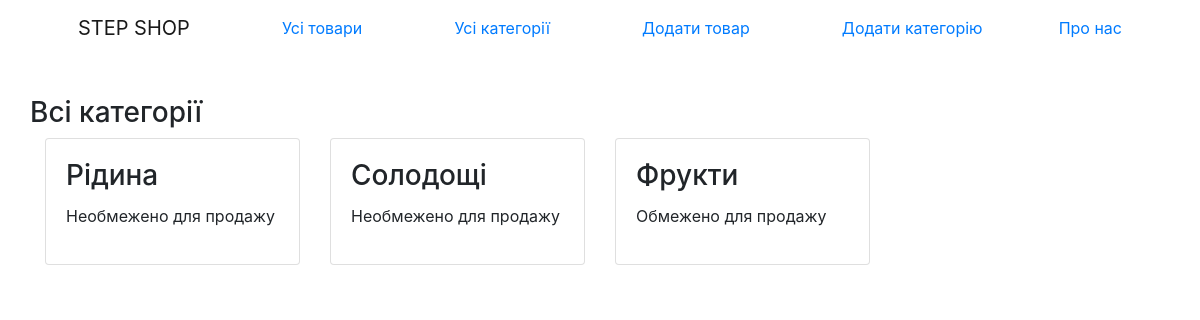
Page /categories/ on the committed database.
### shop/models.py (models this page shows, shortened)
class Category(models.Model):
    name = models.CharField(max_length=255)
    have_limit = models.BooleanField(default=False)

### shop/views.py (the view)
# urls.py: path('categories/', views.show_all_cats, name='show_all_cats'),
def show_all_cats(request):
    all_cats = Category.objects.all().values()
    context = {
        'cats': all_cats,
        'title': 'Категорії',
    }
    return render(request, 'shop/all_cats.html', context=context)

### shop/templates/shop/all_cats.html
{% extends 'shop/base.html' %}
{% block content %}
<div class="container">
    <div class="row">
        <h3>Всі категорії</h4>
    </div>
    <div class="row">
        {% for cat in cats %}
        <div class="col-sm-6 col-md-6 col-lg-3">
            <div class="card box-shadow">
                <div class="card-body">
                    <div class="title-group d-flex">
                            <h3 class="card-title pricing-card-title">{{ cat.name }}</h3>
                    </div>
                    <p class="pricing-card-title">
                        {% if cat.have_limit %}
                        Обмежено для продажу
                        {% else %}
                        Необмежено для продажу
                        {% endif %}
                    </p>
                </div>
            </div>
        </div>
        {% endfor %}
    </div>
</div>
{% endblock %}

### rows in the picture
Category: name "Рідина", have_limit "Необмежено для продажу"
Category: name "Солодощі", have_limit "Необмежено для продажу"
Category: name "Фрукти", have_limit "Обмежено для продажу"
